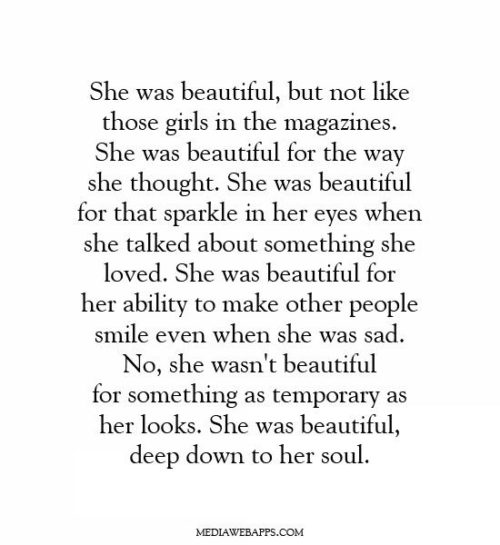
#> input picture images/25-Deep-Quotes-about-Life-2-Deep-Quotes-Life-500x545.jpg, 500 x 545 px
$ python testing-thresholding.py --image images/25-Deep-Quotes-about-Life-2-Deep-Quotes-Life-500x545.jpg
#> lines starting #> are read from the running program, lines starting #| are printed output that depends on the picture; after the words box and inside, x2 and y2 are one past the last pixel; in counts of white or black regions, pixels touching at a corner belong together
import cv2
import numpy as np
import os
import argparse
from PIL import Image

ap=argparse.ArgumentParser()
ap.add_argument("-i", "--image", required=True, help="path to input image for thresholding")
args=vars(ap.parse_args())

image=cv2.imread(args["image"])
#> image is the input picture: shape (545, 500, 3); min 0, max 255, mean 239.3

grayscaled=cv2.cvtColor(image,cv2.COLOR_BGR2GRAY)
th = cv2.adaptiveThreshold(grayscaled, 255, cv2.ADAPTIVE_THRESH_GAUSSIAN_C, cv2.THRESH_BINARY, 115, 1)
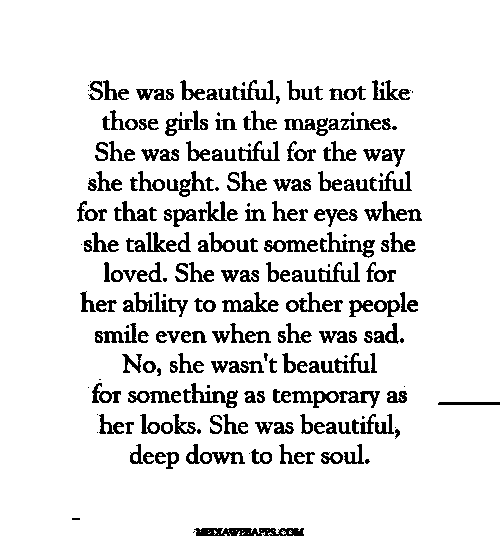
#> th: shape (545, 500); 89.8% white; 270 black regions (40 under 20 px), largest, box (x1, y1, x2, y2) and area: (194, 528, 304, 536) 704, (222, 292, 279, 312) 431, (191, 383, 238, 408) 409

cv2.imshow('original',image)
cv2.imshow('Adaptive threshold',th)

filename = "{}.png".format(os.getpid())
path = "/home/mottakin/tesseract-ocr/tesseract-testing/output/"
name = os.path.join(path,filename)
cv2.imwrite(name, th)

cv2.waitKey(0)
cv2.destroyAllWindows()

$ run again, on images/foysal-mukhbondho-hangout.jpg
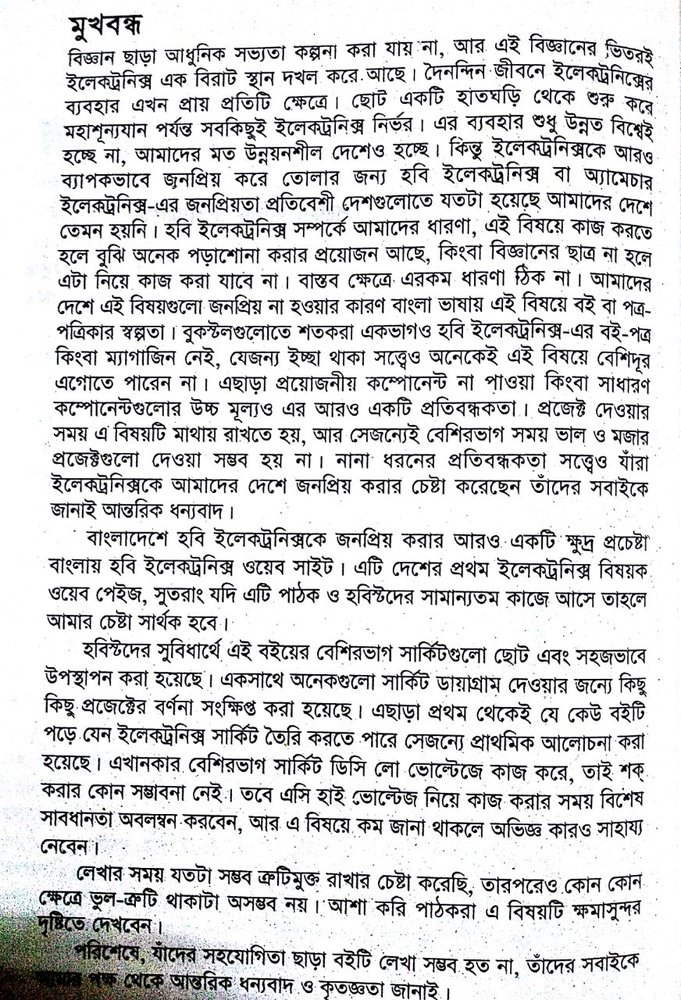
#> input picture images/foysal-mukhbondho-hangout.jpg, 681 x 1000 px, shrunk from 872 x 1280 before the run
#> image is the input picture: shape (1000, 681, 3); mean B, G, R 213.1, 212.8, 212.8
#> `th = cv2.adaptiveThreshold(grayscaled, 255, cv2.ADAPTIVE_THRESH_GAUSSI..`:
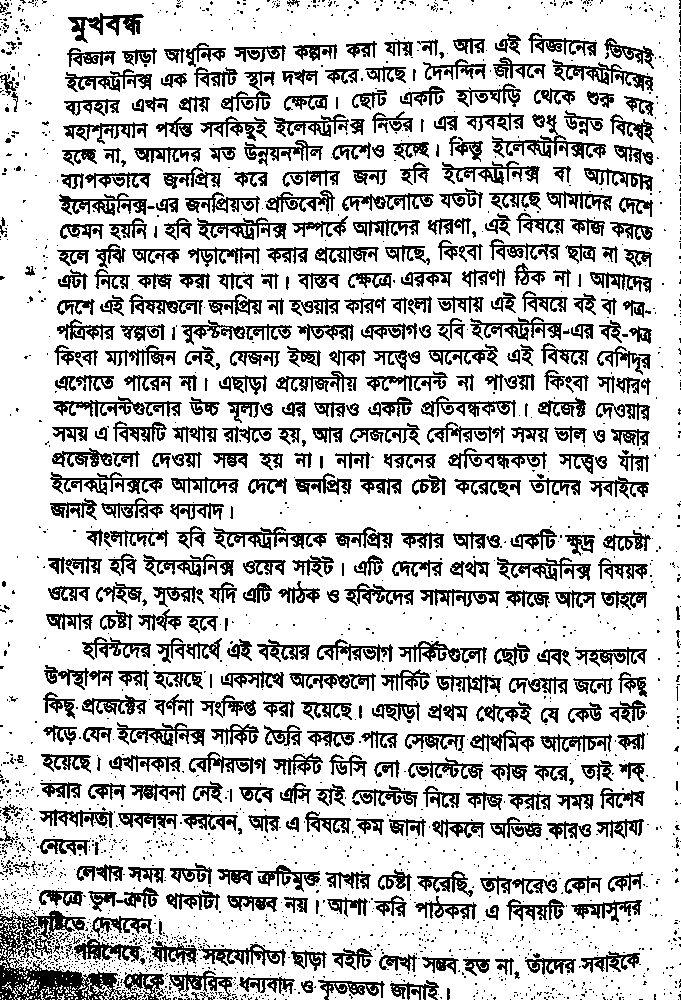
#> th: shape (1000, 681); 77.3% white; black in thin lines or dots
